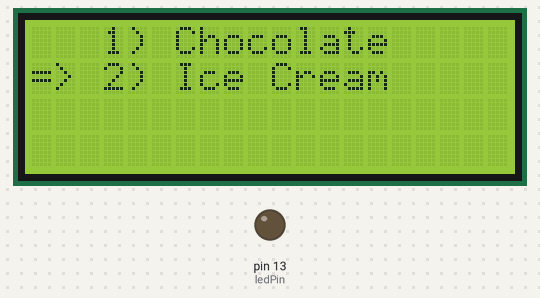
The sketch below on a simulated Arduino Uno, built with avr-gcc and run on an emulated ATmega328P. On the bench: 20×4 character LCD, output pins drawn as LEDs (lit = HIGH). What the sketch prints to the serial monitor is not drawn. At 1.1 s the program stops and its outputs stay as they are.

Above: at 0.1 s.
At 1.2 s:
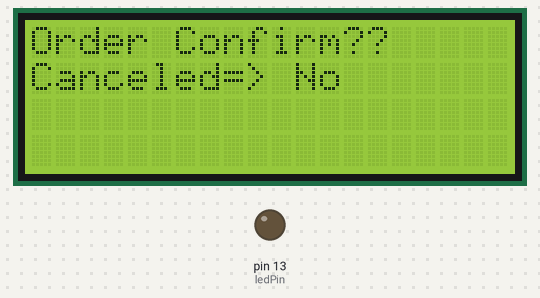

The sketch:

sketch_may19a.ino
```cpp
#include <LiquidCrystal.h>

const int rs = 12, en = 11, d4 = 10, d5 = 9, d6 = 8, d7 = 7;
LiquidCrystal lcd(rs, en, d4, d5, d6, d7);
int flag=0;
const int buttonPin = 6;const int buttonPin_2 = 5;
const int ledPin = 13;

int buttonState_1 = 0;
int counter_1 = 0;
int prevButtonState_1 = LOW;

int buttonState_2 = 0;
int counter_2 = 0;
int prevButtonState_2 = LOW;

int buttonState_3 = 0;
int counter_3 = 0;
int prevButtonState_3 = LOW;
int count2=0;
void setup() {
  pinMode(buttonPin, INPUT);
  pinMode(ledPin, OUTPUT);lcd.begin(20, 4);
  Serial.begin(9600);
}
int button_state(int buttonPin,int k){
  if(k==5){
  buttonState_1 = digitalRead(buttonPin);
  if (buttonState_1 == HIGH && prevButtonState_1 == LOW) {
    counter_1++;
    delay(100);
  }
  prevButtonState_1 = buttonState_1;
  Serial.print("Counter_1: ");
  Serial.println(counter_1);

  counter_1 = counter_1 % 2;
  return counter_1;
  }
  if(k==2){
    buttonState_2 = digitalRead(buttonPin);
    if (buttonState_2 == HIGH && prevButtonState_2 == LOW) {
    counter_2++;
    delay(100);
  }
  prevButtonState_2 = buttonState_2;
  Serial.print("Counter_2: ");
  Serial.println(counter_2);

  counter_2 = counter_2 %2;
  return counter_2;
  }
  if(k==3){
    buttonState_3 = digitalRead(buttonPin);
    if (buttonState_3 == HIGH && prevButtonState_3 == LOW) {
    delay(100);
    return 1;
    }
    else return 0;
  }
  if(k==1){
    buttonState_1 = digitalRead(buttonPin);
    if (buttonState_1 == HIGH && prevButtonState_1 == LOW) {
    delay(100);
    return 1;
    }
    else return 0;
  }
}
void cursor_display(int x){
    if(x){
      lcd.setCursor(0, 1);
      lcd.print("  ");
      lcd.setCursor(0, 0);
      lcd.print("=>");
    }
    else{
      lcd.setCursor(0,0);
      lcd.print("  ");
      lcd.setCursor(0, 1);
      lcd.print("=>");
    }
  }
  void cursor_display_2(int x){int f=1;
    lcd.setCursor(2,1);
    lcd.print(" Yes");
    lcd.setCursor(10,1);
    lcd.print(" No");int key=-1;
    if(x){
      lcd.setCursor(8, 1);
      lcd.print("  ");
      lcd.setCursor(0, 1);
      lcd.print("=>");delay(500);

      key=1;
    }

    else{
      lcd.setCursor(0,1);
      lcd.print("  ");
      lcd.setCursor(8, 1);
      lcd.print("=>");
      int k = button_state(51,3);key=0;
    }

    int k = button_state(51,3);
    while(key==1 && k==0){
       if(f==0) {lcd.clear();f=1;}
      lcd.setCursor(0,1);
      lcd.print("Confirmed");
    }
    while(key==0 && k==0){
       if(f==0) {lcd.clear();f=1;}
      lcd.setCursor(0,1);
      lcd.print("Canceled");
    }

    //x = button_state(52,2);


  }


int y=0;

 void meal_display(){
      lcd.setCursor(3,0);
      lcd.print("1) Meal");
      lcd.setCursor(3, 1);
      lcd.print("2) Desert");
    }
    void rice_display(int a){
       if(a==0) {lcd.clear();a=1;}
        lcd.setCursor(3,0);
        lcd.print("1) Fried Rice");
        lcd.setCursor(3, 1);
        lcd.print("2) Chicken fry");
      }
      void icecream_display(int a){
         if(a==0) {lcd.clear();a=1;}//count=0;
           lcd.setCursor(3,0);
           lcd.print("1) Chocolate");
           lcd.setCursor(3, 1);
           lcd.print("2) Ice Cream");
      }
  void confirm(int &a){
            if(a==0) {lcd.clear();a=1;}
              lcd.setCursor(0,0);
              lcd.print("Order Confirm??");
           }


void loop() {
  int x,count=0;
  int z;  // switch
flag=0;
while(y==0 && flag==0){flag=1;
  meal_display();
  x = button_state(52,2);cursor_display(x);
  z = button_state(51,3);int a=0;
  while(x==1 && z==0 && flag==1){
    rice_display(a);
    int x_1 = button_state(52,2);cursor_display(x_1);
    int z_1 = button_state(51,3);
    while(!button_state(51,3)){
      count2++;delay(50);int a_3=0;
        while(count2>20){
         confirm(a_3);
        }
      }
    }
    while(x==0 && z==0 && flag==1){
      icecream_display(a);
      int x_1 = button_state(52,2);cursor_display(x_1); int a_1=0;
      while(!button_state(51,3)){
        count++;delay(50);Serial.print(count);
        while(count>20){
          confirm(a_1);
          int x_2 = button_state(52,2);
          cursor_display_2(x_2);
        }
      }

    }

  }
}
```
